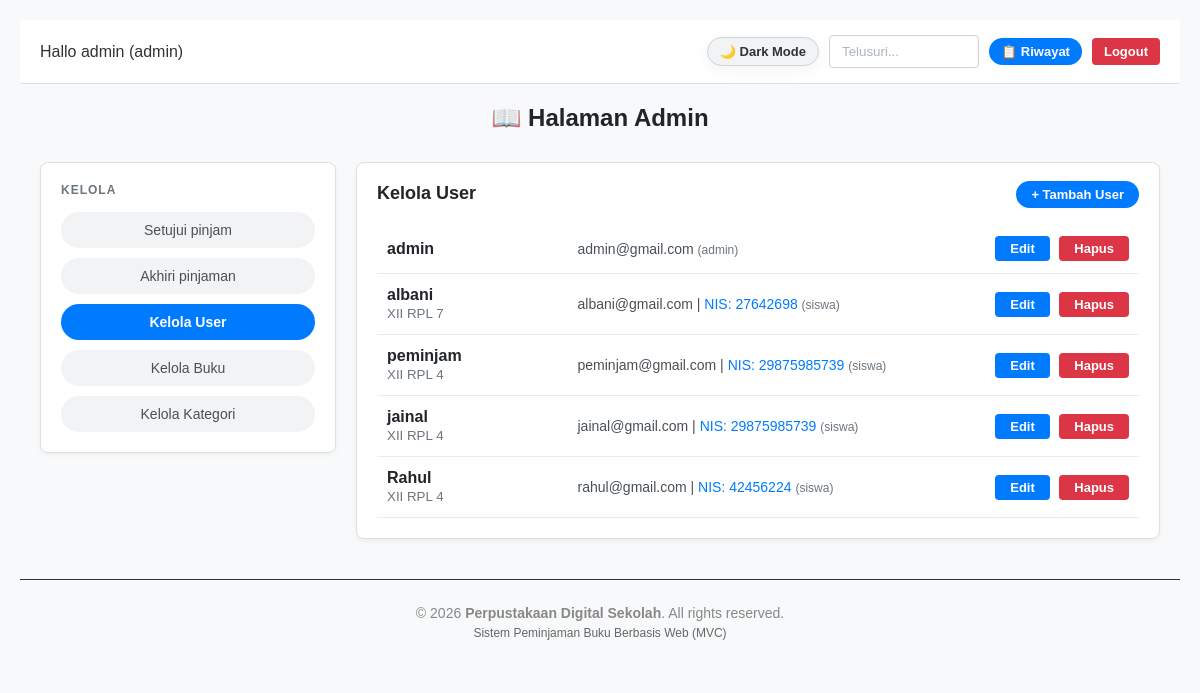
Before: /index.php?page=admin&action=kelolaUser (signed in) with the older database file.
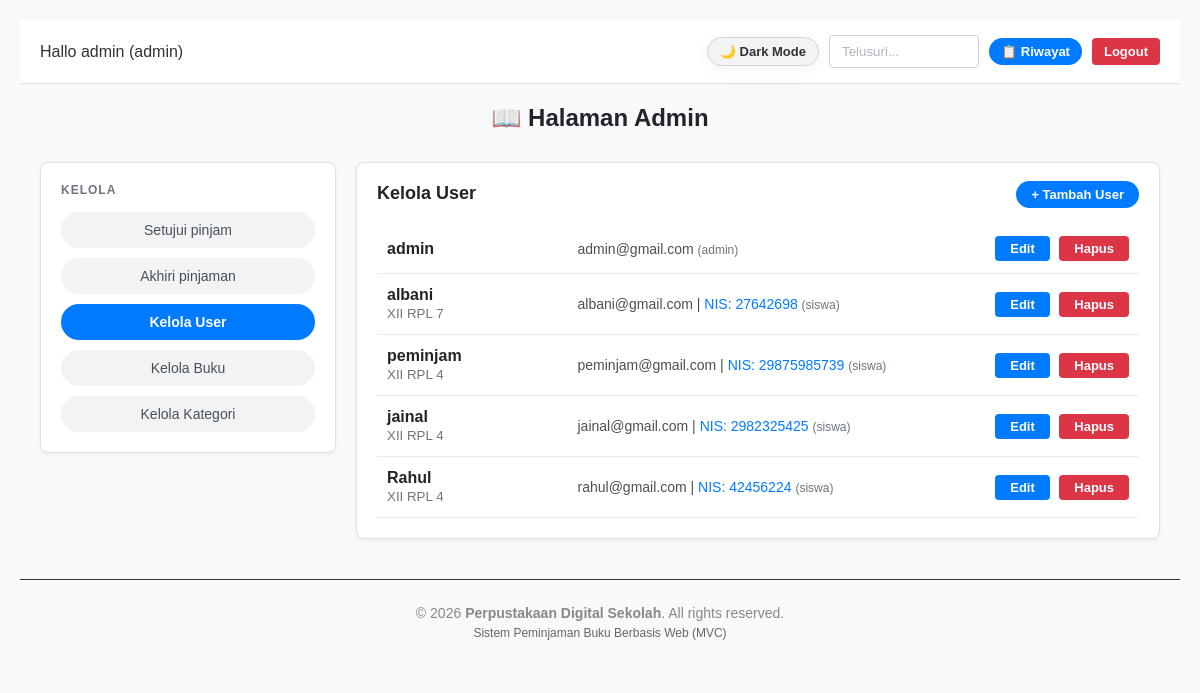
After: the same page with the newer database file.
### tables this page shows
CREATE TABLE `user` (
  `id_user` int(11) NOT NULL,
  `nama` varchar(100) NOT NULL,
  `email` varchar(100) NOT NULL,
  `nis` varchar(20) DEFAULT NULL,
  `kelas` varchar(20) DEFAULT NULL,
  `password` varchar(255) NOT NULL,
  `role` enum('admin','siswa') NOT NULL DEFAULT 'siswa'
);

### controllers/AdminController.php (called while the page is built, shortened)
<?php
require_once 'models/UserModel.php';
class AdminController {
    private $userModel;
    public function __construct() {
        $database = new Database();
        $this->db = $database->getConnection();
        $this->userModel = new UserModel($this->db);
    }
    public function kelolaUser() {
        $search = $_GET['search'] ?? '';
        $userList = $this->userModel->getAllUsers($search);
        require_once 'views/admin/kelola_user.php';
    }
}

### config/Database.php (called while the page is built, shortened)
<?php
class Database {
    private $host = "localhost";
    private $user = "root";
    private $pass = "";
    private $dbname = "db_pembuku";
    public function getConnection() {
        $this->conn = null;
        try {
            $this->conn = new PDO("mysql:host=" . $this->host . ";dbname=" . $this->dbname, $this->user, $this->pass);
            $this->conn->setAttribute(PDO::ATTR_ERRMODE, PDO::ERRMODE_EXCEPTION);
        } catch(PDOException $exception) {
            echo "Connection error: " . $exception->getMessage();
        }
        return $this->conn;
    }
}

### models/UserModel.php (called while the page is built, shortened)
<?php
class UserModel {
    private $conn;
    public function __construct($db) {
        $this->conn = $db;
    }
    public function getAllUsers($search = '') {
        $query = "SELECT * FROM user";
        $query .= " ORDER BY id_user DESC";
        $stmt = $this->conn->prepare($query);
        $stmt->execute();
        return $stmt->fetchAll(PDO::FETCH_ASSOC);
    }
}

### views/admin/kelola_user.php (the view, shortened to what the changed rows need)
<?php include 'views/layout/header.php'; ?>
<h2 style="text-align:center; margin-bottom: 30px; color: var(--text-heading);">📖 Halaman Admin</h2>
<div style="display: flex; gap: 20px; align-items: flex-start; padding: 0 20px;">
    <div class="card" style="flex: 3; padding: 20px; box-sizing: border-box;">
        <div class="table-container">
            <table style="width: 100%; border-collapse: collapse;">
                <tbody>
                    <?php if (!empty($userList)): ?>
                        <?php foreach ($userList as $u): ?>
                        <tr style="border-bottom: 1px solid var(--table-border);">
                            <td style="padding: 12px 10px; font-weight: bold; width: 25%; color: var(--text-heading);">
                                <?= htmlspecialchars($u['nama']); ?>
                                <?php if (!empty($u['kelas']) && $u['role'] === 'siswa'): ?>
                                    <br><small style="color: var(--text-muted); font-weight: normal;"><?= htmlspecialchars($u['kelas']); ?></small>
                                <?php endif; ?>
                            </td>
                            <td style="padding: 12px 10px; color: var(--input-text); font-size: 14px;">
                                <?= htmlspecialchars($u['email']); ?>
                                <?php if (!empty($u['nis']) && $u['role'] === 'siswa'): ?>
                                    | <span style="color: #007bff; font-weight: 500;">NIS: <?= htmlspecialchars($u['nis']); ?></span>
                                <?php endif; ?>
                                <span style="font-size: 12px; color: var(--text-muted);">(<?= htmlspecialchars($u['role']); ?>)</span>
                            </td>
                            <td style="padding: 12px 10px; text-align: right;">
                                <button type="button" class="btn-action btn-edit" onclick='openEditModal(<?= json_encode($u); ?>)'>Edit</button>
                                <a href="index.php?page=admin&action=hapusUser&id=<?= $u['id_user']; ?>" class="btn-delete" onclick="return confirm('Yakin ingin menghapus user ini?');">Hapus</a>
                            </td>
                        </tr>
                        <?php endforeach; ?>
                    <?php else: ?>
                        <tr>
                            <td colspan="3" style="text-align: center; color: var(--text-muted); padding: 25px;">Belum ada data user.</td>
                        </tr>
                    <?php endif; ?>
                </tbody>
            </table>
        </div>
    </div>
</div>
<?php include 'views/layout/footer.php'; ?>

Changed rows visible on the page:
changed user "jainal": nis "29875985739" → "2982325425"
